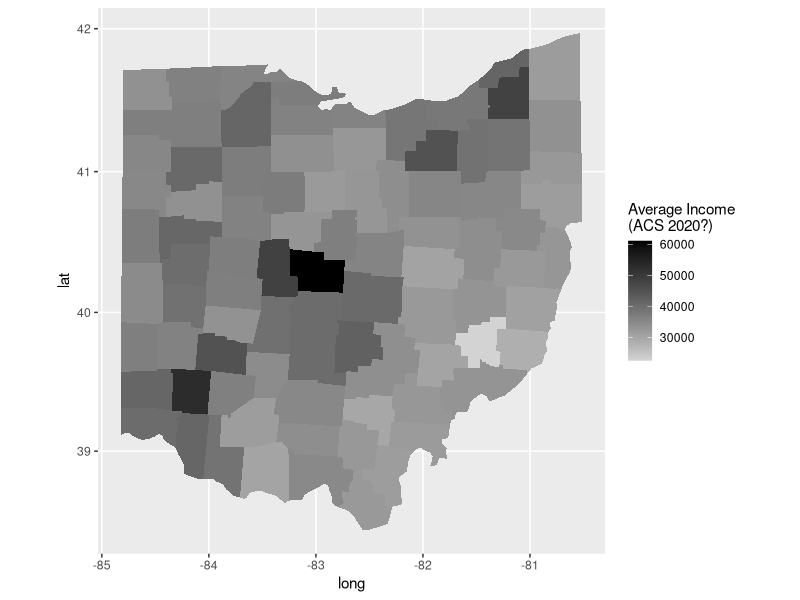
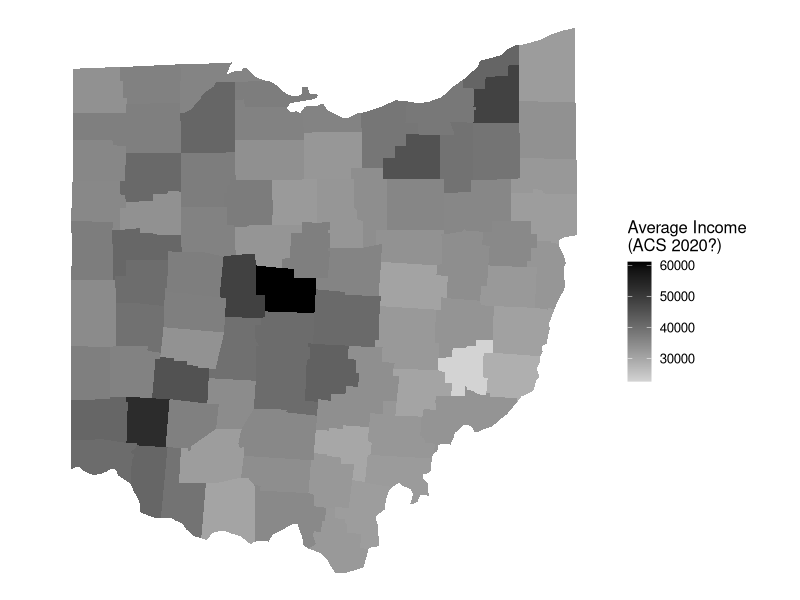
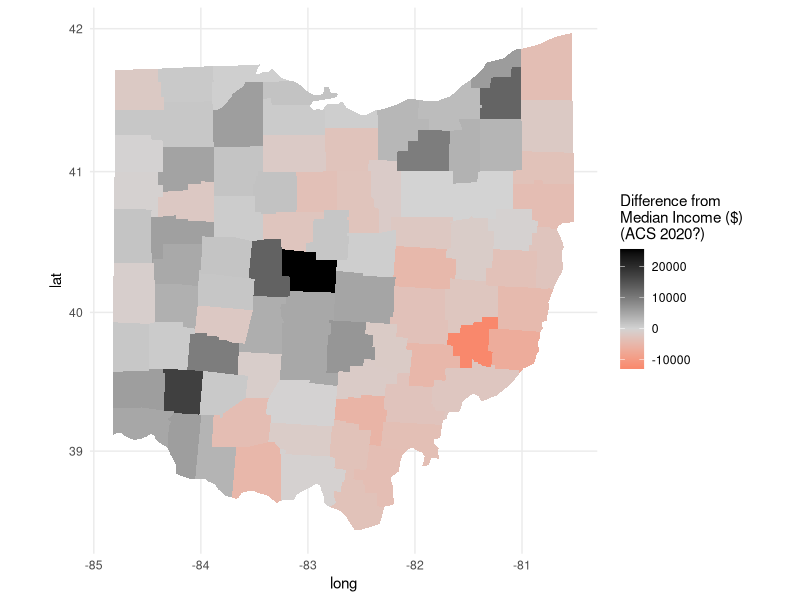

The R source for these figures, in order:
# sta404-R-intro-spatial-data-display-OHIO-county-earnings-SOLUTION.R
# /home/baileraj/sta404
# UPDATED: 05 Nov 2021 

# US Counties - from "maps" package and ggplot2::map_data
library(tidyverse)
library(ggthemes)

map.county <- map_data('county')  # ggplot2 function - turns maps pkg data into DF

ohio.county <- subset(map.county, region=="ohio")

# extract income data ...................................................
library(here)   # directory info
library(Hmisc)  # access to %nin% for NOT %in%
Earnings <- read_csv(file=here("education_level_median_earnings.csv")) 
# View(Earnings)
US_earnings <- Earnings %>% 
  filter(geographic_area == "United States")
OH_earnings <- Earnings %>% 
  filter(geographic_area == "Ohio")
OH_County_earnings <- Earnings %>% 
  filter(geographic_area %nin% c("United States", "Ohio")) %>% 
  mutate(county = str_to_lower(str_remove(geographic_area," County, Ohio")))

glimpse(OH_County_earnings)

# merge earnings with map data .................................

ohio_county_map <- ohio.county %>% 
  inner_join(OH_County_earnings, by=c("subregion" = "county"))

glimpse(ohio_county_map)

# start mapping .................................................

ggplot(ohio_county_map, aes(x=long,y=lat,
                        group=group,
                        fill=all_education_levels)) +
  geom_polygon() +
  scale_fill_gradient(low="lightgrey", high="black") +
  coord_map() +
  labs(fill="Average Income\n(ACS 2020?)") 

##
## playing with setting theme using Chang 13.19 example
##    (note that some aspects deprecated)
##

theme_clean <- function(base_size=12)  {
  require(grid)
  theme_grey(base_size) %+replace%
    theme(
      axis.title = element_blank(),
      axis.text = element_blank(),
      panel.background = element_blank(),
      panel.grid = element_blank(),
      axis.ticks.length=unit(0,"cm"),
      axis.ticks.margin=unit(0,"cm"),
      panel.margin=unit(0,"lines"),
      plot.margin=unit(c(0,0,0,0),"lines"),
      complete=TRUE
    )
}

ggplot(ohio_county_map, aes(x=long,y=lat,
                            group=group,fill=all_education_levels)) +
  geom_polygon() +
  #  guides(fill='none') +
  scale_fill_gradient(low="lightgrey", high="black") +
  coord_map() +
  labs(fill="Average Income\n(ACS 2020?)") +
  theme_clean()


##
## In-class assignment: Use Fill that is different from median county income
##


## add diff ...
OH_County_earnings2 <- Earnings %>% 
  filter(geographic_area %nin% c("United States", "Ohio")) %>% 
  mutate(county = str_to_lower(str_remove(geographic_area," County, Ohio"))) %>% 
  mutate(diffMedian = all_education_levels - 
           median(all_education_levels))

## explore new DF with diff .....
summary(OH_County_earnings2)

OH_County_earnings2 %>% 
  arrange(desc(diffMedian)) %>% 
  select(county, all_education_levels, diffMedian) %>% 
  View()

## mapping with the difference .....
ohio_county_map2 <- ohio.county %>% 
  inner_join(OH_County_earnings2, by=c("subregion" = "county"))

ggplot(ohio_county_map2, aes(x=long,y=lat,
                            group=group,
                            fill=diffMedian)) +
  geom_polygon() +
  #  guides(fill='none') +
  scale_fill_gradient2(low="red",mid = "lightgrey",high="black") +
  coord_map() +
  labs(fill="Difference from\nMedian Income ($)\n(ACS 2020?)") +
  theme_minimal()

#=======================================================================
#=======================================================================
# B O N U S  MAP  functions (and a little follow-up to JJ Fain's talk)
#=======================================================================
#=======================================================================

#=======================================================================
# Cartograms
# https://www.r-graph-gallery.com/cartogram.html
# cartogram_cont is the function

# Draw your own Rectangular Statistical Cartogram with recmap
# https://cran.r-project.org/web/packages/recmap/vignettes/recmap.html


#=======================================================================
# Maps from Shapefiles (from DataCamp)
# Although the built-in maps from the maps package are
# very convenient, using shapefiles is a more flexible
# way of accessing geographic and political boundaries.
#
# Shapefiles can be used to describe points, polylines
# or polygons - here you'll focus on polygons for
# drawing maps.
#
# A single shapefile actually consists of several files,
# each describing a specific aspect of the overall
# geometry. The three core file types are:
#
# .shp: the shape, the feature geometry itself.
# .shx: the shape index, a positional index.
# .dbf: the attribute, attributes for each shape arranged in columns.
# The prefix name of these files must be consistent and they must be kept in the same directory.
#
# readOGR
